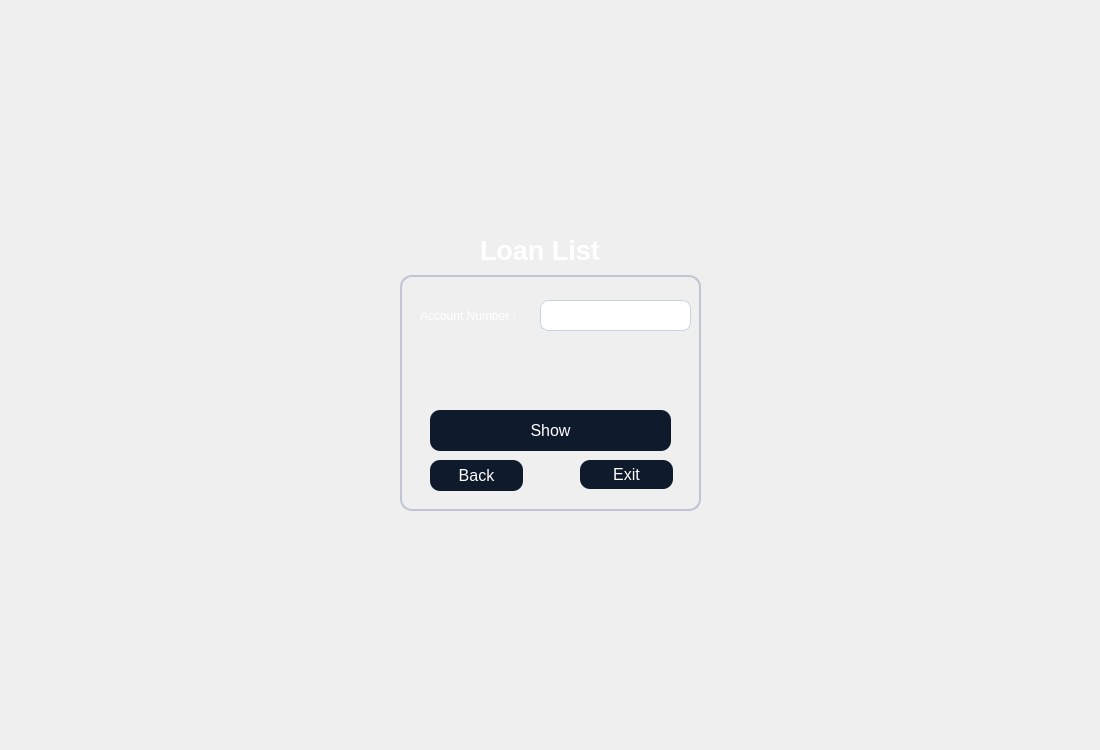
<?xml version="1.0" encoding="UTF-8"?>
<ui version="4.0">
 <class>displayloans</class>
 <widget class="QDialog" name="displayloans">
  <property name="geometry">
   <rect>
    <x>0</x>
    <y>0</y>
    <width>1100</width>
    <height>750</height>
   </rect>
  </property>
  <property name="windowTitle">
   <string>Dialog</string>
  </property>
  <property name="styleSheet">
   <string notr="true">QTableWidget {
    background-color: #1A2236;
    color: #FFFFFF;
    border: 1px solid #3A3F58;
    gridline-color: #3A3F58;
    font-family: &quot;Inter&quot;;
    font-size: 10pt;
    border-radius: 8px;
    selection-background-color: #0F5FFF;
    selection-color: #FFFFFF;
}

QHeaderView::section {
    background-color: #0F1A2C;
    color: #FFFFFF;
    border: 1px solid #3A3F58;
    padding: 4px;
    font-family: &quot;Montserrat SemiBold&quot;;
    font-size: 10pt;
}

QTableWidget::item:selected {
    background-color: #0F5FFF;
    color: #FFFFFF;
}
QGroupBox {
    border: 1.5px solid #BFC5D2;
    border-radius: 12px;
    margin-top: 25px;
    color: white;
    font-family: &quot;Segoe UI Semibold&quot;;
    font-size: 14pt;
}

QGroupBox::title {
    subcontrol-origin: margin;
    padding: 4px 10px;
}
QPushButton {
    background-color: #0F1A2C;
    color: #FFFFFF;
	border-color: rgb(0, 0, 0);
    border-radius: 10px;
    font-family: &quot;Montserrat SemiBold&quot;;
    font-size: 12pt;
    padding: 6px 12px;
}

QPushButton:hover {
    background-color: #1A2942;
}

QPushButton:pressed {
    background-color: #09111A;
}
QLineEdit {
    background-color: #FFFFFF;
    border: 1px solid #C6D4E1;
    border-radius: 8px;
    padding: 6px;
    color: #0A1320;
    font-family: &quot;Inter&quot;;
    font-size: 11pt;
}

QLineEdit:focus {
    border: 1px solid #00B4FF;
    background-color: #F8FBFF;
}
QComboBox {
    background-color: #FFFFFF;
    border: 1px solid #C6D4E1;
    border-radius: 8px;
    padding: 6px;
    color: #0A1320;
    font-family: &quot;Inter&quot;;
    font-size: 11pt;
}

QComboBox:focus {
    border: 1px solid #00B4FF;
    background-color: #F8FBFF;
}

QComboBox::drop-down {
    subcontrol-origin: padding;
    subcontrol-position: top right;
    width: 20px;
    border-left: 1px solid #C6D4E1;
}

QComboBox::down-arrow {
    
	image: url(:/new/prefix1/icon.png);
    width: 12px;
    height: 12px;
}
QDateEdit {
    background-color: #FFFFFF;
    border: 1px solid #C6D4E1;
    border-radius: 8px;
    padding: 6px;
    color: #0A1320;
    font-family: &quot;Inter&quot;;
    font-size: 11pt;
}

QDateEdit:focus {
    border: 1px solid #00B4FF;
    background-color: #F8FBFF;
}

QDateEdit::drop-down {
    subcontrol-origin: padding;
    subcontrol-position: top right;
    width: 20px;
    border-left: 1px solid #C6D4E1;
}

QDateEdit::down-arrow {
    image: url(:/new/prefix1/icon.png);
    width: 12px;
    height: 12px;
}
QDateEdit::up-arrow {
    
	image: url(:/new/prefix1/icon3.webp);
    width: 12px;
    height: 12px;
}

QTabWidget::pane {
    border: 1px solid #3A3F58;
    border-radius: 8px;
    background-color: #1A2236;
}

QTabBar::tab {
    background: #0F1A2C;
    color: #FFFFFF;
    border: 1px solid #3A3F58;
    border-bottom: none;
    border-top-left-radius: 8px;
    border-top-right-radius: 8px;
    padding: 8px 16px;
    font-family: &quot;Montserrat SemiBold&quot;;
    font-size: 10pt;
}

QTabBar::tab:selected {
    background: #0F5FFF;
    color: #FFFFFF;
}

QTabBar::tab:hover {
    background: #1A2942;
}</string>
  </property>
  <widget class="QLabel" name="label">
   <property name="geometry">
    <rect>
     <x>0</x>
     <y>0</y>
     <width>1100</width>
     <height>750</height>
    </rect>
   </property>
   <property name="styleSheet">
    <string notr="true">image: url(:/new/prefix1/bg.jpg);</string>
   </property>
   <property name="text">
    <string/>
   </property>
  </widget>
  <widget class="QLabel" name="label_2">
   <property name="geometry">
    <rect>
     <x>480</x>
     <y>230</y>
     <width>121</width>
     <height>41</height>
    </rect>
   </property>
   <property name="styleSheet">
    <string notr="true">color: rgb(255, 255, 255);</string>
   </property>
   <property name="text">
    <string>&lt;html&gt;&lt;head/&gt;&lt;body&gt;&lt;p&gt;&lt;span style=&quot; font-size:20pt; font-weight:700;&quot;&gt;Loan List&lt;/span&gt;&lt;/p&gt;&lt;/body&gt;&lt;/html&gt;</string>
   </property>
  </widget>
  <widget class="QGroupBox" name="groupBox">
   <property name="geometry">
    <rect>
     <x>400</x>
     <y>250</y>
     <width>301</width>
     <height>261</height>
    </rect>
   </property>
   <property name="title">
    <string/>
   </property>
   <widget class="QLabel" name="label_3">
    <property name="geometry">
     <rect>
      <x>20</x>
      <y>50</y>
      <width>151</width>
      <height>31</height>
     </rect>
    </property>
    <property name="styleSheet">
     <string notr="true">color: rgb(255, 255, 255);</string>
    </property>
    <property name="text">
     <string>Account Number :</string>
    </property>
   </widget>
   <widget class="QLineEdit" name="accn">
    <property name="geometry">
     <rect>
      <x>140</x>
      <y>50</y>
      <width>151</width>
      <height>31</height>
     </rect>
    </property>
   </widget>
   <widget class="QPushButton" name="back">
    <property name="geometry">
     <rect>
      <x>30</x>
      <y>210</y>
      <width>93</width>
      <height>31</height>
     </rect>
    </property>
    <property name="text">
     <string>Back</string>
    </property>
   </widget>
   <widget class="QPushButton" name="exit">
    <property name="geometry">
     <rect>
      <x>180</x>
      <y>210</y>
      <width>93</width>
      <height>29</height>
     </rect>
    </property>
    <property name="text">
     <string>Exit</string>
    </property>
   </widget>
   <widget class="QLabel" name="l">
    <property name="geometry">
     <rect>
      <x>30</x>
      <y>100</y>
      <width>251</width>
      <height>41</height>
     </rect>
    </property>
    <property name="text">
     <string/>
    </property>
   </widget>
   <widget class="QPushButton" name="btn1">
    <property name="geometry">
     <rect>
      <x>30</x>
      <y>160</y>
      <width>241</width>
      <height>41</height>
     </rect>
    </property>
    <property name="text">
     <string>Show</string>
    </property>
   </widget>
  </widget>
 </widget>
 <resources/>
 <connections/>
</ui>
